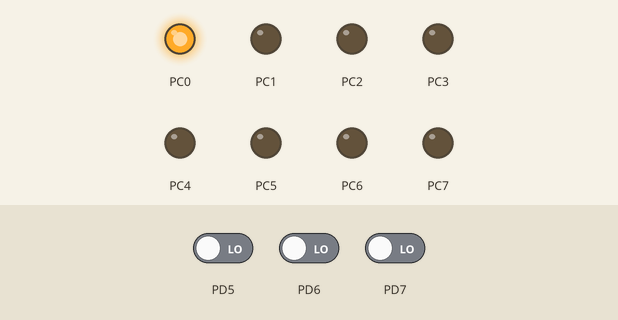
This program was run on a simulated ATmega128, built with avr-gcc and emulated at 8 MHz. Shown: output pins drawn as LEDs (lit = HIGH). The inputs (shaded band) are chosen by the test bench; at power-on: PD5 LOW, PD6 LOW, PD7 LOW.

Above: at 1.8 s.
1.9 s: PD5 driven HIGH
At 2.4 s:
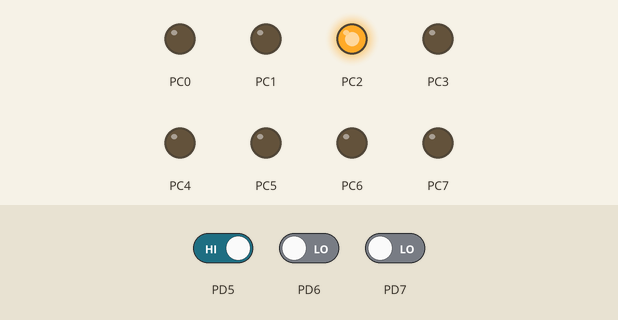
At 3.7 s:
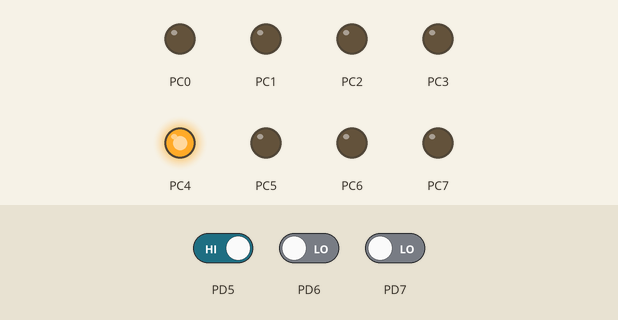
Timing chart, 0 to 5.2 s (numbered marks = the images above; inputs shaded):
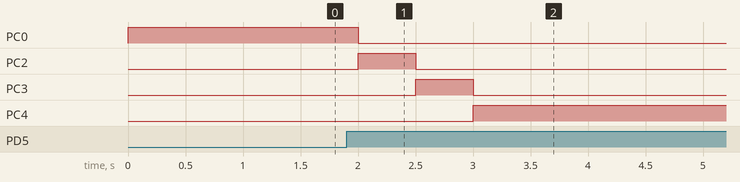

Measured:
- after the input at 1.9 s, PC0: HIGH → LOW after 0.10 s; PC2: LOW → HIGH after 0.10 s, → LOW 0.50 s later; PC3: LOW → HIGH after 0.60 s, → LOW 0.50 s later; PC4: LOW → HIGH after 1.1 s

The program:

main.c
```c
/*
 * StateMachine.c
 *
 * Created: 18-2-2018 13:45:23
 * Author : Lois Gussenhoven
 */

#define F_CPU 8000000

#include <avr/io.h>
#include <util/delay.h>


enum STATES {START, STATE1, STATE2, STATE3, END};
enum BUTTONS {D5, D6, D7};
void changestate(int*, int);

void wait( int ms ){
	for (int i=0; i<ms; i++)
	{
		_delay_ms( 1 );
	}
}

int main( void )
{
	DDRD = 0x00;			// Set all pins on PORTD to input
	DDRC = 0xFF;			// Set all pins on PORTD to output
	int state = START;		// set state

	while (1)
	{
		if(PIND & 0x20){		// PD 5 is pressed
			changestate(&state, D5);
		}
		else if(PIND & 0x40){		// PD 6 is pressed
			changestate(&state, D6);
		}
		else if(PIND & 0x80){		// PD 7 is pressed
			changestate(&state, D7);
		}

		switch(state)
		{
			case START: PORTC = 0x01;
			break;
			case STATE1: PORTC = 0x02;
			break;
			case STATE2: PORTC = 0x04;
			break;
			case STATE3: PORTC = 0x08;
			break;
			case END: PORTC = 0x10;
			break;
		}

		wait(500);
	}

	return 1;
}

void changestate(int* s, int b)
{
	switch(*s)
	{
		case START:
		switch(b)
		{
			case D5: *s = STATE2;
			break;
			case D6: *s = STATE1;
			break;
		}
		break;
		case STATE1:
		switch(b)
		{
			case D5: *s = STATE2;
			break;
			case D7: *s = START;
			break;
		}
		break;
		case STATE2:
		switch(b)
		{
			case D5: *s = STATE3;
			break;
			case D6: *s = STATE1;
			break;
			case D7: *s = START;
			break;
		}
		break;
		case STATE3:
		switch(b)
		{
			case D5: *s = END;
			break;
			case D6: *s = END;
			break;
			case D7: *s = START;
			break;
		}
		break;
		case END:
		switch(b)
		{
			case D7: *s = START;
			break;
		}
		break;
	}
}
```
